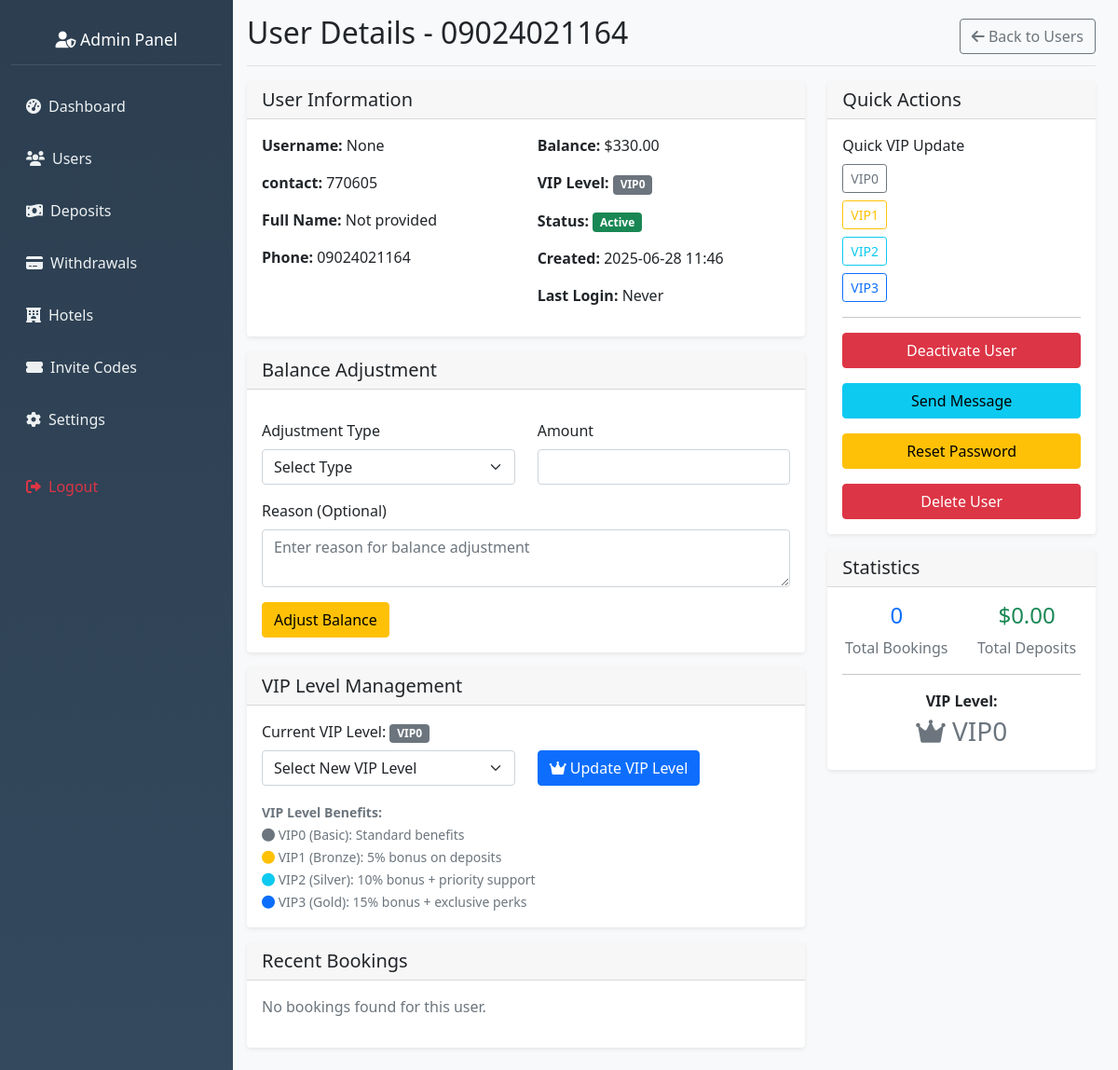
The app's page /admin/users/1/view (signed in), older data.
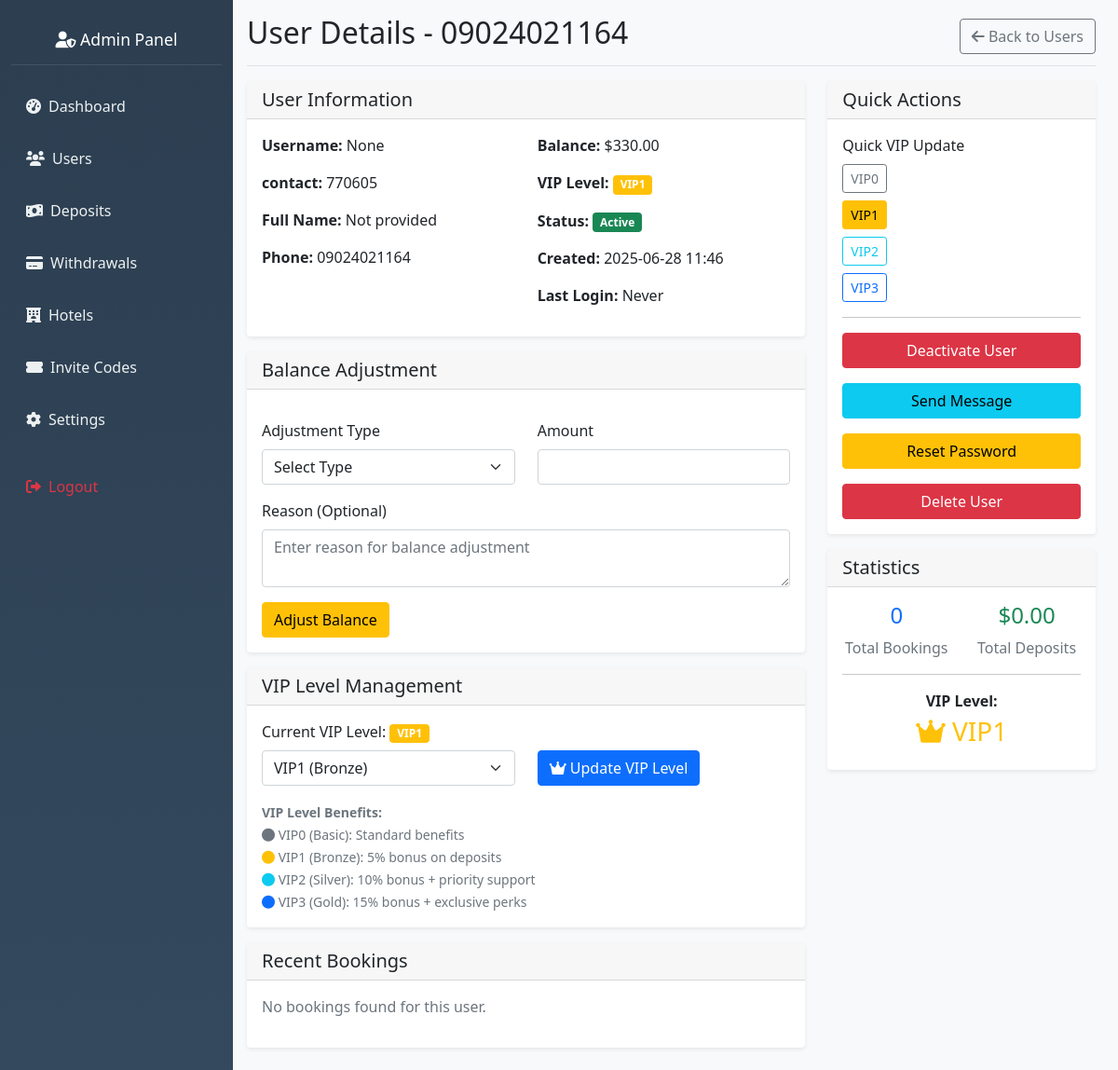
The same page, newer data.
### hotel_app/models.py (models this page shows, shortened)
class User(db.Model, UserMixin):
    id = db.Column(db.Integer, primary_key=True)
    nickname = db.Column(db.String(80))
    user_id = db.Column(db.String(6), unique=True)
    agent_id = db.Column(db.String(6), unique=True)
    contact = db.Column(db.String(20))
    invitation_code = db.Column(db.String(20))
    member_points = db.Column(db.Integer, default=0)
    balance = db.Column(db.Float, default=0.0)
    vip_level = db.Column(db.String(10), default='VIP0')
    withdrawal_password = db.Column(db.String(100))
    password_hash = db.Column(db.String(100))
    is_active = db.Column(db.Boolean, default=False)
    created_at = db.Column(db.DateTime, default=datetime.utcnow)
    reservations = db.relationship('Reservation', backref='user', lazy=True)
    deposit_requests = db.relationship('DepositRequest', backref='user', lazy=True)
    withdrawal_requests = db.relationship('WithdrawalRequest', backref='user', lazy=True)

### hotel_app/routes.py (the view)
@app.route('/admin/users/<int:user_id>/view')
@admin_required
def view_user_details(user_id):
    user = User.query.get_or_404(user_id)
    deposits = DepositRequest.query.filter_by(user_id=user_id).order_by(DepositRequest.id.desc()).all()
    withdrawals = WithdrawalRequest.query.filter_by(user_id=user_id).order_by(WithdrawalRequest.id.desc()).all()
    vip_levels = ['vip0', 'vip1', 'vip2', 'vip3']
    return render_template('admin_user_details.html',
                         user=user,
                         deposits=deposits,
                         withdrawals=withdrawals,
                         vip_levels=vip_levels)

### hotel_app/templates/admin_user_details.html (shortened to what this page needs)
{% extends "admin_base.html" %}
{% block content %}
<div class="d-flex justify-content-between flex-wrap flex-md-nowrap align-items-center pb-2 mb-3 border-bottom">
    <h1 class="h2">User Details - {{ user.contact }}</h1>
    <div class="btn-toolbar mb-2 mb-md-0">
        <a href="{{ url_for('admin_settings') }}" class="btn btn-outline-secondary">
            <i class="fas fa-arrow-left"></i> Back to Users
        </a>
    </div>
</div>
<div class="row">
    <div class="col-md-8">
        <div class="card">
            <div class="card-header">
                <h5 class="card-title mb-0">User Information</h5>
            </div>
            <div class="card-body">
                <div class="row">
                    <div class="col-md-6">
                        <p><strong>Username:</strong> {{ user.nickname }}</p>
                        <p><strong>contact:</strong> {{ user.user_id }}</p>
                        <p><strong>Full Name:</strong> {{ user.full_name or 'Not provided' }}</p>
                        <p><strong>Phone:</strong> {{ user.contact or 'Not provided' }}</p>
                    </div>
                    <div class="col-md-6">
                        <p><strong>Balance:</strong> ${{ "%.2f"|format(user.balance) }}</p>
                        <p><strong>VIP Level:</strong>
                            <span class="badge bg-{{ 'primary' if user.vip_level == 'vip3' else ('info' if user.vip_level == 'vip2' else ('warning' if user.vip_level == 'vip1' else 'secondary')) }}">
                                {{ user.vip_level.upper() if user.vip_level else 'VIP0' }}
                            </span>
                        </p>
                        <p><strong>Status:</strong>
                            <span class="badge bg-{{ 'success' if user.is_active else 'danger' }}">
                                {{ 'Active' if user.is_active else 'Inactive' }}
                            </span>
                        </p>
                        <p><strong>Created:</strong> {{ user.created_at.strftime('%Y-%m-%d %H:%M') if user.created_at else 'N/A' }}</p>
                        <p><strong>Last Login:</strong> {{ user.last_login.strftime('%Y-%m-%d %H:%M') if user.last_login else 'Never' }}</p>
                    </div>
                </div>
            </div>
        </div>
        <div class="card mt-3">
            <div class="card-header">
                <h5 class="card-title mb-0">Balance Adjustment</h5>
            </div>
            <div class="card-body">
                <form method="POST" action="{{ url_for('view_user_details', user_id=user.id) }}" class="mt-3">
                    <div class="row">
                        <div class="col-md-6">
                            <div class="mb-3">
                                <label for="adjustment_type" class="form-label">Adjustment Type</label>
                                <select class="form-select" id="adjustment_type" name="adjustment_type" required>
                                    <option value="">Select Type</option>
                                </select>
                            </div>
                        </div>
                        <div class="col-md-6">
                            <div class="mb-3">
                                <label for="amount" class="form-label">Amount</label>
                                <input type="number" class="form-control" id="amount" name="amount"
                                       step="0.01" min="0" required>
                            </div>
                        </div>
                    </div>
                    <div class="mb-3">
                        <label for="reason" class="form-label">Reason (Optional)</label>
                        <textarea class="form-control" id="reason" name="reason" rows="2"
                                  placeholder="Enter reason for balance adjustment"></textarea>
                    </div>
                    <button type="submit" class="btn btn-warning" onclick="return confirm('Are you sure you want to adjust this user\'s balance?')">
                        Adjust Balance
                    </button>
                </form>
            </div>
        </div>
        <div class="card mt-3">
            <div class="card-header">
                <h5 class="card-title mb-0">VIP Level Management</h5>
            </div>
            <div class="card-body">
                <form method="POST" action="{{ url_for('update_user_vip', user_id=user.id) }}">
                    <div class="row align-items-end">
                        <div class="col-md-6">
                            <div class="mb-3">
                                <label for="vip_level" class="form-label">Current VIP Level:
                                    <span class="badge bg-{{ 'primary' if user.vip_level == 'vip3' else ('info' if user.vip_level == 'vip2' else ('warning' if user.vip_level == 'vip1' else 'secondary')) }}">
                                        {{ user.vip_level.upper() if user.vip_level else 'VIP0' }}
                                    </span>
                                </label>
                                <select class="form-select" id="vip_level" name="vip_level" required>
                                    <option value="">Select New VIP Level</option>
                                    {% for level in ['vip0', 'vip1', 'vip2', 'vip3'] %}
                                    <option value="{{ level }}" {{ 'selected' if user.vip_level == level else '' }}>
                                        {{ level.upper() }}
                                        {% if level == 'vip0' %}(Basic)
                                        {% elif level == 'vip1' %}(Bronze)
                                        {% elif level == 'vip2' %}(Silver)
                                        {% elif level == 'vip3' %}(Gold)
                                        {% endif %}
                                    </option>
                                    {% endfor %}
                                </select>
                            </div>
                        </div>
                        <div class="col-md-6">
                            <div class="mb-3">
                                <button type="submit" class="btn btn-primary" onclick="return confirm('Are you sure you want to update this user\'s VIP level?')">
                                    <i class="fas fa-crown"></i> Update VIP Level
                                </button>
                            </div>
                        </div>
                    </div>
                    <div class="row">
                        <div class="col-12">
                            <small class="text-muted">
                                <strong>VIP Level Benefits:</strong><br>
                                <i class="fas fa-circle text-secondary"></i> VIP0 (Basic): Standard benefits<br>
                                <i class="fas fa-circle text-warning"></i> VIP1 (Bronze): 5% bonus on deposits<br>
                                <i class="fas fa-circle text-info"></i> VIP2 (Silver): 10% bonus + priority support<br>
                                <i class="fas fa-circle text-primary"></i> VIP3 (Gold): 15% bonus + exclusive perks
                            </small>
                        </div>
                    </div>
                </form>
            </div>
        </div>
        <div class="card mt-3">
            <div class="card-header">
                <h5 class="card-title mb-0">Recent Bookings</h5>
            </div>
            <div class="card-body">
                {% if user.bookings %}
                <div class="table-responsive">
                    <table class="table table-sm">
                        <thead>
                            <tr>
                                <th>ID</th>
                                <th>Hotel</th>
                                <th>Check-in</th>
                                <th>Check-out</th>
                                <th>Status</th>
                                <th>Amount</th>
                            </tr>
                        </thead>
                        <tbody>
                            {% for booking in user.bookings[:5] %}
                            <tr>
                                <td>{{ booking.id }}</td>
                                <td>{{ booking.hotel.name if booking.hotel else 'N/A' }}</td>
                                <td>{{ booking.check_in_date.strftime('%Y-%m-%d') if booking.check_in_date else 'N/A' }}</td>
                                <td>{{ booking.check_out_date.strftime('%Y-%m-%d') if booking.check_out_date else 'N/A' }}</td>
                                <td>
                                    <span class="badge bg-{{ 'success' if booking.status == 'confirmed' else ('warning' if booking.status == 'pending' else 'danger') }}">
                                        {{ booking.status.title() if booking.status else 'N/A' }}
                                    </span>
                                </td>
                                <td>${{ "%.2f"|format(booking.total_amount) if booking.total_amount else '0.00' }}</td>
                            </tr>
                            {% endfor %}
                        </tbody>
                    </table>
                </div>
                {% else %}
                <p class="text-muted">No bookings found for this user.</p>
                {% endif %}
            </div>
        </div>
    </div>
    <div class="col-md-4">
        <div class="card">
            <div class="card-header">
                <h5 class="card-title mb-0">Quick Actions</h5>
            </div>
            <div class="card-body">
                <div class="mb-3">
                    <label class="form-label">Quick VIP Update</label>
                    <div class="btn-group d-grid gap-2" role="group">
                        <form method="POST" action="{{ url_for('update_user_vip', user_id=user.id) }}" style="display: inline;">
                            <button type="submit" class="btn btn-outline-secondary btn-sm {{ 'active' if user.vip_level == 'vip0' else '' }}"
                                    onclick="return confirm('Set VIP level to VIP0?')">VIP0</button>
                        </form>
                        <form method="POST" action="{{ url_for('update_user_vip', user_id=user.id) }}" style="display: inline;">
                            <button type="submit" class="btn btn-outline-warning btn-sm {{ 'active' if user.vip_level == 'vip1' else '' }}"
                                    onclick="return confirm('Set VIP level to VIP1?')">VIP1</button>
                        </form>
                        <form method="POST" action="{{ url_for('update_user_vip', user_id=user.id) }}" style="display: inline;">
                            <button type="submit" class="btn btn-outline-info btn-sm {{ 'active' if user.vip_level == 'vip2' else '' }}"
                                    onclick="return confirm('Set VIP level to VIP2?')">VIP2</button>
                        </form>
                        <form method="POST" action="{{ url_for('update_user_vip', user_id=user.id) }}" style="display: inline;">
                            <button type="submit" class="btn btn-outline-primary btn-sm {{ 'active' if user.vip_level == 'vip3' else '' }}"
                                    onclick="return confirm('Set VIP level to VIP3?')">VIP3</button>
                        </form>
                    </div>
                </div>
                <hr>
                <form method="POST" action="{{ url_for('view_user_details', user_id=user.id) }}" class="mb-3">
                    <button type="submit" class="btn btn-{{ 'danger' if user.is_active else 'success' }} w-100"
                            onclick="return confirm('Are you sure you want to {{ 'deactivate' if user.is_active else 'activate' }} this user?')">
                        {{ 'Deactivate User' if user.is_active else 'Activate User' }}
                    </button>
                </form>
                <button type="button" class="btn btn-info w-100 mb-3" data-bs-toggle="modal" data-bs-target="#messageModal">
                    Send Message
                </button>
                <form method="POST" action="{{ url_for('view_user_details', user_id=user.id) }}" class="mb-3">
                    <button type="submit" class="btn btn-warning w-100"
                            onclick="return confirm('Are you sure you want to reset this user\'s password? A new temporary password will be generated.')">
                        Reset Password
                    </button>
                </form>
                {% if not user.bookings or user.bookings|length == 0 %}
                <form method="POST" action="{{ url_for('delete_user', user_id=user.id) }}">
                    <button type="submit" class="btn btn-danger w-100"
                            onclick="return confirm('Are you sure you want to delete this user? This action cannot be undone!')">
                        Delete User
                    </button>
                </form>
                {% else %}
                <button type="button" class="btn btn-danger w-100" disabled title="Cannot delete user with existing bookings">
                    Delete User
                </button>
                <small class="text-muted">Cannot delete users with bookings</small>
                {% endif %}
            </div>
        </div>
        <div class="card mt-3">
            <div class="card-header">
                <h5 class="card-title mb-0">Statistics</h5>
            </div>
            <div class="card-body">
                <div class="row text-center">
                    <div class="col-6">
                        <h4 class="text-primary">{{ user.bookings|length if user.bookings else 0 }}</h4>
                        <p class="text-muted mb-0">Total Bookings</p>
                    </div>
                    <div class="col-6">
                        <h4 class="text-success">${{ "%.2f"|format(user.deposits.map(attribute='amount')|sum if user.deposits else 0) }}</h4>
                        <p class="text-muted mb-0">Total Deposits</p>
                    </div>
                </div>
                <hr>
                <div class="text-center">
                    <p class="mb-1"><strong>VIP Level:</strong></p>
                    <h3 class="text-{{ 'primary' if user.vip_level == 'vip3' else ('info' if user.vip_level == 'vip2' else ('warning' if user.vip_level == 'vip1' else 'secondary')) }}">
                        <i class="fas fa-crown"></i> {{ user.vip_level.upper() if user.vip_level else 'VIP0' }}
                    </h3>
                </div>
            </div>
        </div>
    </div>
</div>
{% endblock %}

Row changes from the older to the newer data that the page shows:
changed User "None": vip_level "VIP0" → "VIP1"
Text that changed along with them:
form field vip_level: "Select New VIP Level" → "VIP1 (Bronze)"
